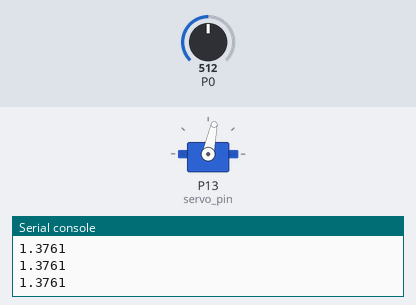
This program was run on a simulated BBC micro:bit running MicroPython. On the bench: servo, the last lines printed to the serial console. Inputs (shaded band) come from the test bench; at power-on: P0 = 512 (analog values on the 0–1023 scale). Servo angles are drawn from the pulse width (0.5 ms = 0°, 2.5 ms = 180°).

Above: at 1.2 s.
1.3 s: P0 set to 716
At 2.5 s:
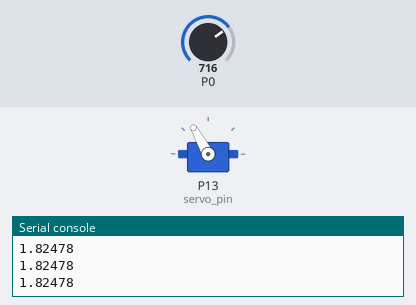
2.8 s: P0 set to 900
At 3.2 s:
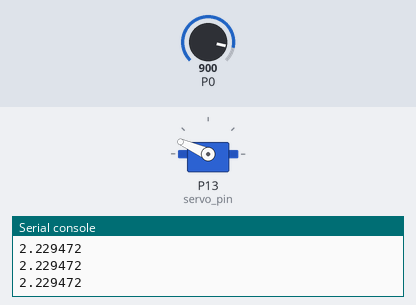
4.3 s: P0 set to 1023
At 5.2 s:
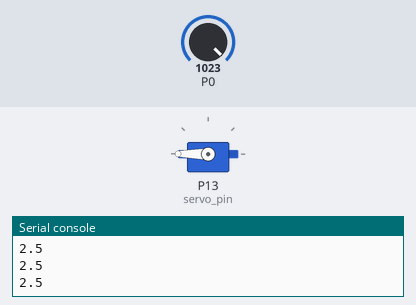
5.8 s: P0 set to 306
At 7.0 s:
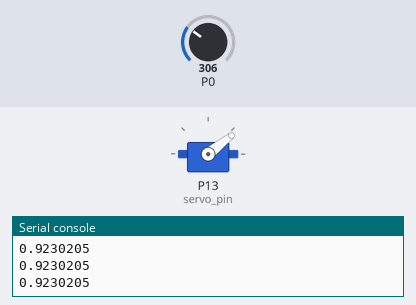
7.3 s: P0 set to 122
At 7.6 s:
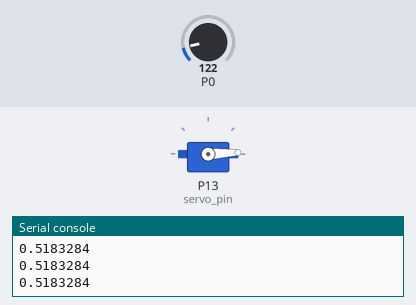
8.8 s: P0 set to 511
At 9.7 s:
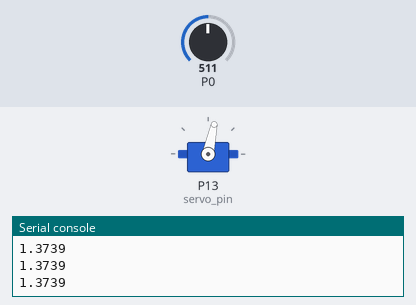
Timing chart, 0 to 11.3 s (numbered marks = the images above; inputs shaded):
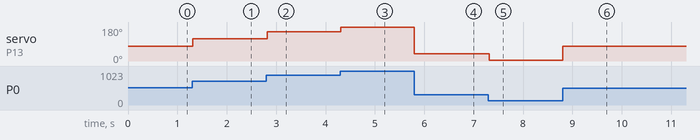

The program:

servo_pot.py
```python
from microbit import *
# Servo control:
# 100 = 1 millisecond pulse all right
# 200 = 2 millisecond pulse all left
# 150 = 1.5 millisecond pulse center

# Set up the servo pin.
# You can choose pinX (where X is the
# number next to the pin on your board)
servo_pin = pin13 # change 13 to the pin you have the yellow/orange wire connected to
servo_pin.set_analog_period(20)

def move_to_angle(angle, min_angle=0, max_angle=250):
    min_width, max_width = 0.25, 2.5
    width = (angle / max_angle) * (max_width - min_width) + min_width
    print(width)
    set_pulse(width)

def set_pulse(width):
    servo_pin.write_analog(1023 * width / 20)

while True:
    angle = pin0.read_analog() / 1023 * 250
    move_to_angle(angle)
    sleep(20)
```

Measured:
- after the input at 1.3 s, servo on P13 (servo_pin): 78° → 119° at once
- after the input at 2.8 s, servo on P13 (servo_pin): 119° → 156° at once
- after the input at 4.3 s, servo on P13 (servo_pin): 156° → 180° at once
- after the input at 5.8 s, servo on P13 (servo_pin): 180° → 38° at once
- after the input at 7.3 s, servo on P13 (servo_pin): 38° → 3° at once
- after the input at 8.8 s, servo on P13 (servo_pin): 3° → 78° at once
